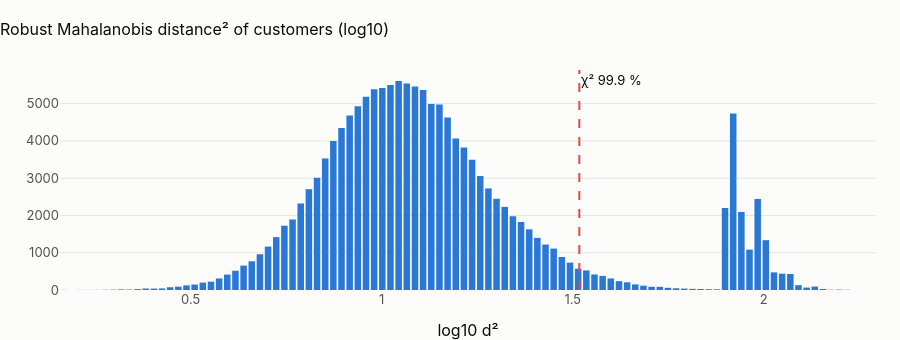

Notebook code cell kept with this figure:
### Code cell
top = cust.sort_values("maha2", ascending=False).head(12)
contrib = ((Xs.loc[top.index] - mcd.location_) ** 2 / np.diag(mcd.covariance_)).apply(
    lambda r: r.idxmax(), axis=1
)
tab = top[
    ["customer_id", "segment", "country", "maha2", "n_trx", "n_events", "credit_score", "age"]
].assign(driver=contrib)
display(tab.style.format({"maha2": "{:,.0f}", "n_trx": "{:,.0f}", "n_events": "{:,.0f}"}))
cnt, edg = np.histogram(np.log10(cust.maha2.clip(lower=0.1)), bins=100)
fig = go.Figure(go.Bar(x=(edg[:-1] + edg[1:]) / 2, y=cnt, marker_color=theme.BLUE))
fig.add_vline(x=np.log10(cut), line_dash="dash", line_color=theme.RED, annotation_text="χ² 99.9 %")
fig.update_layout(
    height=340, title="Robust Mahalanobis distance² of customers (log10)", xaxis_title="log10 d²"
)
fig.show()

### Figure 1 — Plotly figure (JSON) as saved in the notebook; plotly's stock layout.template omitted (floating-point values rounded to 4 significant figures)
{"data": [{"marker": {"color": "#2a78d6"}, "type": "bar", "x": [0.1685, 0.1899, 0.2113, 0.2326, 0.254, 0.2753, 0.2967, 0.3181, 0.3394, 0.3608, 0.3821, 0.4035, 0.4249, 0.4462, 0.4676, 0.489, 0.5103, 0.5317, 0.553, 0.5744, 0.5958, 0.6171, 0.6385, 0.6598, 0.6812, 0.7026, 0.7239, 0.7453, 0.7666, 0.788, 0.8094, 0.8307, 0.8521, 0.8735, 0.8948, 0.9162, 0.9375, 0.9589, 0.9803, 1.002, 1.023, 1.044, 1.066, 1.087, 1.108, 1.13, 1.151, 1.173, 1.194, 1.215, 1.237, 1.258, 1.279, 1.301, 1.322, 1.343, 1.365, 1.386, 1.407, 1.429, 1.45, 1.472, 1.493, 1.514, 1.536, 1.557, 1.578, 1.6, 1.621, 1.642, 1.664, 1.685, 1.707, 1.728, 1.749, 1.771, 1.792, 1.813, 1.835, 1.856, 1.877, 1.899, 1.92, 1.942, 1.963, 1.984, 2.006, 2.027, 2.048, 2.07, 2.091, 2.112, 2.134, 2.155, 2.176, 2.198, 2.219, 2.241, 2.262, 2.283], "y": [3, 0, 3, 2, 3, 6, 9, 16, 12, 25, 40, 38, 42, 74, 90, 124, 146, 198, 224, 309, 414, 517, 655, 771, 960, 1165, 1418, 1725, 1892, 2322, 2704, 3011, 3527, 3998, 4348, 4685, 4933, 5185, 5386, 5417, 5500, 5608, 5542, 5463, 5368, 4994, 4979, 4630, 4067, 3821, 3495, 3058, 2725, 2447, 2230, 1979, 1824, 1628, 1399, 1220, 1112, 885, 735, 571, 525, 417, 379, 310, 236, 207, 150, 117, 87, 86, 58, 46, 38, 31, 27, 20, 19, 2200, 4733, 2094, 1083, 2443, 1337, 473, 438, 429, 129, 65, 92, 28, 7, 11, 6, 0, 1, 1]}], "layout": {"annotations": [{"showarrow": false, "text": "χ² 99.9 %", "x": 1.517, "xanchor": "left", "xref": "x", "y": 1, "yanchor": "top", "yref": "y domain"}], "height": 340, "shapes": [{"line": {"color": "#e34948", "dash": "dash"}, "type": "line", "x0": 1.517, "x1": 1.517, "xref": "x", "y0": 0, "y1": 1, "yref": "y domain"}], "title": {"text": "Robust Mahalanobis distance² of customers (log10)"}, "xaxis": {"title": {"text": "log10 d²"}}}}
